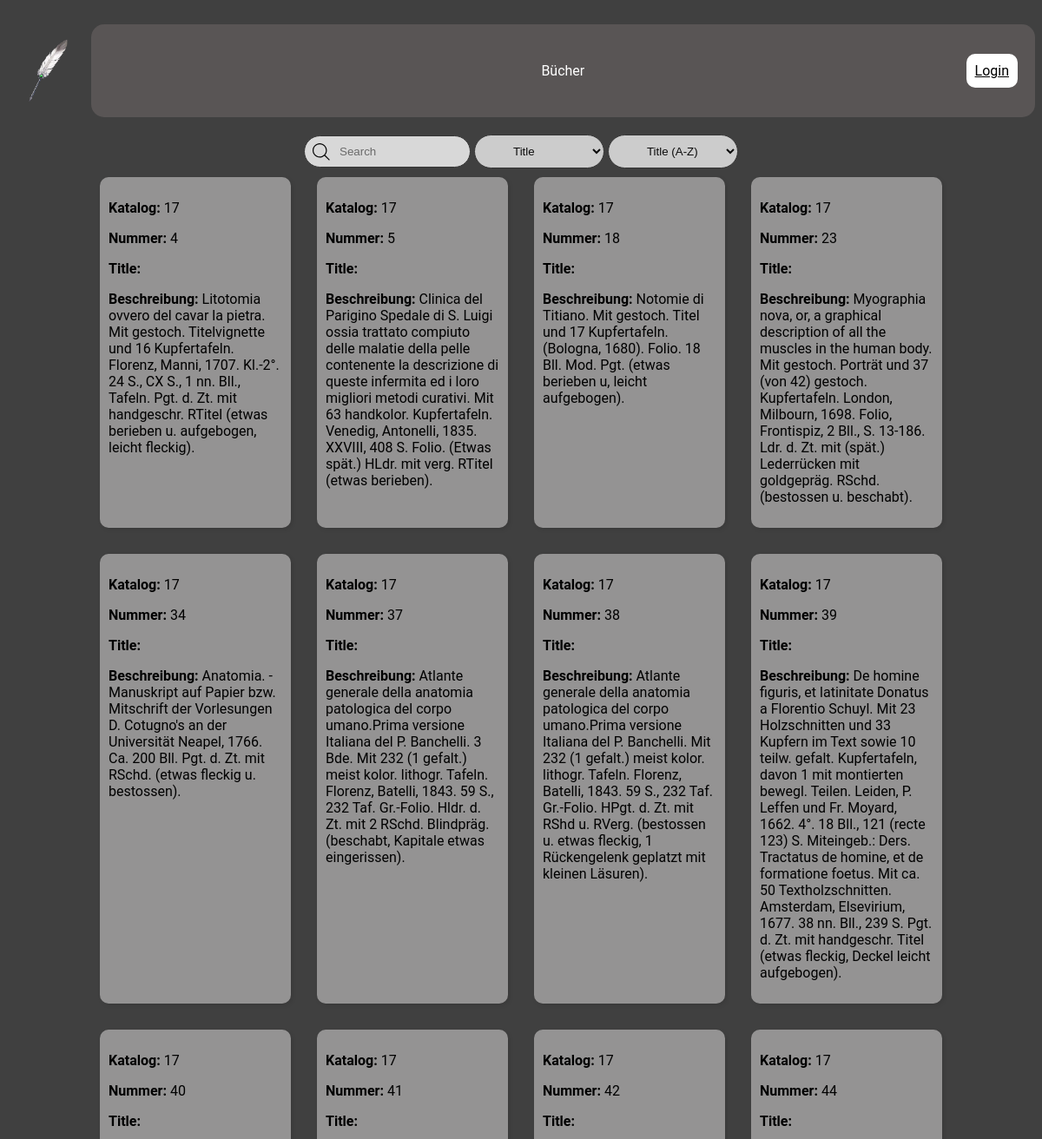
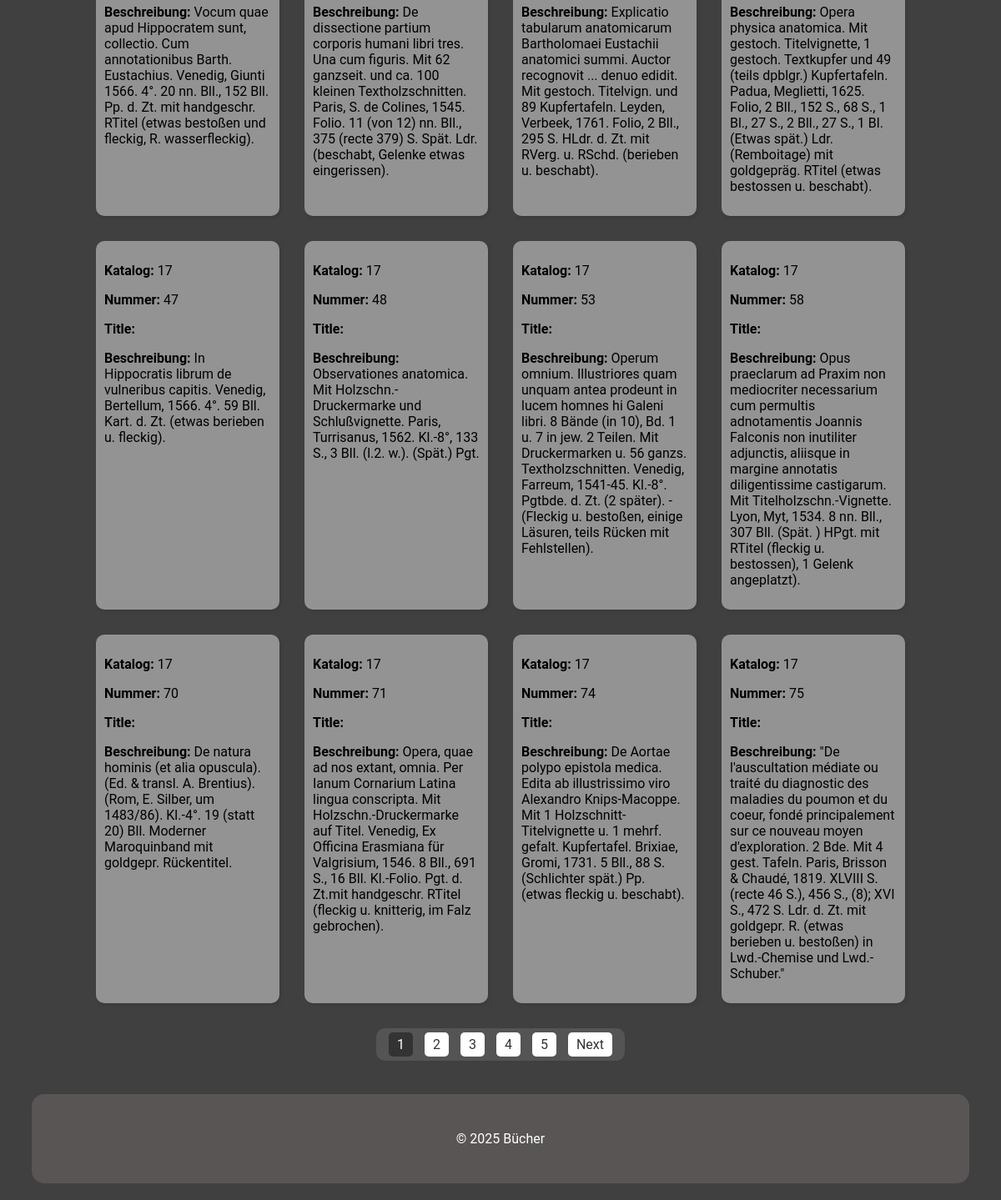
The page / on the database its author committed (2 pictures, top to bottom).
### tables this page shows
CREATE TABLE `buecher` (
  `id` int(4) NOT NULL,
  `katalog` int(2) DEFAULT NULL,
  `nummer` int(3) DEFAULT NULL,
  `Title` varchar(34) DEFAULT NULL,
  `kategorie` int(2) DEFAULT NULL,
  `verkauft` int(1) DEFAULT NULL,
  `kaufer` int(5) DEFAULT NULL,
  `autor` varchar(87) DEFAULT NULL,
  `Beschreibung` varchar(4242) DEFAULT NULL,
  `foto` varchar(8) DEFAULT NULL,
  `verfasser` int(1) DEFAULT NULL,
  `zustand` varchar(1) DEFAULT NULL
);

### index.php (the view, shortened to what this page needs)
<?php
$servername = "localhost";
$username = "root";
$password = "";
$dbname = "books";
$conn = new mysqli($servername, $username, $password, $dbname);
$searchTerm = isset($_GET['search']) ? $_GET['search'] : '';
$searchCriteria = isset($_GET['criteria']) ? $_GET['criteria'] : 'Title';
$sortOrder = isset($_GET['sort']) ? $_GET['sort'] : 'Title ASC';
$page = isset($_GET['page']) ? (int)$_GET['page'] : 1;
$limit = 20;
$offset = ($page - 1) * $limit;
$totalSql = "SELECT COUNT(*) as total FROM books.buecher WHERE $searchCriteria LIKE '%$searchTerm%'";
$totalResult = $conn->query($totalSql);
$totalRow = $totalResult->fetch_assoc();
$totalBooks = $totalRow['total'];
$totalPages = ceil($totalBooks / $limit);
$range = 5;
$start = max(1, $page - floor($range / 2));
$end = min($totalPages, $start + $range - 1);
$start = max(1, $end - $range + 1);
?>
<!DOCTYPE html>
<html lang="en">
<head>
    <link rel="stylesheet" href="/src/styles.css">
</head>
<body>
<div class="header-container">
    <img src="bilder/Quill_of_Alzuhod.png" class="logo" alt="">
    <header>
        <p>Bücher</p>
        <?php if (isset($_SESSION['admin'])): ?>
            <a href="admin_dashboard.php" class="login-box login-link button-home">Welcome, <?php echo htmlspecialchars($_SESSION['admin']); ?></a>
        <?php else: ?>
            <a class="login-box login-link button-home" href="login.php">Login</a>
        <?php endif; ?>
    </header>
</div>
<div class="container">
    <div class="container-input">
        <form method="get" action="index.php">
            <label>
                <input type="text" placeholder="Search" name="search" class="input" value="<?php echo htmlspecialchars($searchTerm); ?>">
                <select name="criteria" class="input" onchange="this.form.submit()">
                    <option value="Title" <?php if ($searchCriteria == 'Title') echo 'selected'; ?>>Title</option>
                </select>
                <select name="sort" class="input" onchange="this.form.submit()">
                    <option value="Title ASC" <?php if ($sortOrder == 'Title ASC') echo 'selected'; ?>>Title (A-Z)</option>
                </select>
            </label>
        </form>
    </div>
</div>
<div class="container" id="book-list">
    <?php
    $result = $conn->query("SELECT b.*, k.kategorie AS kategorie_name, z.beschreibung AS zustand_name FROM books.buecher b LEFT JOIN books.kategorien k ON b.kategorie = k.id LEFT JOIN books.zustaende z ON b.zustand = z.zustand WHERE $searchCriteria LIKE '%$searchTerm%' ORDER BY $sortOrder LIMIT $limit OFFSET $offset");
    if ($result->num_rows > 0) {
        while($row = $result->fetch_assoc()) {
            echo "<div class='box' data-id='" . $row["id"] . "'>";
            echo "<p><strong>Katalog:</strong> " . htmlspecialchars($row["katalog"]) . "</p>";
            echo "<p><strong>Nummer:</strong> " . htmlspecialchars($row["nummer"]) . "</p>";
            echo "<p><strong>Title:</strong> " . htmlspecialchars($row["Title"]) . "</p>";
            echo "<p><strong>Beschreibung:</strong> " . htmlspecialchars($row["Beschreibung"]) . "</p>";
            echo "</div>";
        }
    } else {
        echo "0 results";
    }
    ?>
</div>
<div class="container">
    <div class="pagination-box">
        <?php for ($i = $start; $i <= $end; $i++): ?>
            <a href="?search=<?php echo urlencode($searchTerm); ?>&criteria=<?php echo urlencode($searchCriteria); ?>&sort=<?php echo urlencode($sortOrder); ?>&page=<?php echo $i; ?>"<?php if ($i == $page) echo ' class="active"'; ?>><?php echo $i; ?></a>
        <?php endfor; ?>
        <?php if ($page < $totalPages): ?>
            <a href="?search=<?php echo urlencode($searchTerm); ?>&criteria=<?php echo urlencode($searchCriteria); ?>&sort=<?php echo urlencode($sortOrder); ?>&page=<?php echo $page + 1; ?>">Next</a>
        <?php endif; ?>
    </div>
</div>
<footer>
    <p>&copy; 2025 Bücher</p>
</footer>
</body>
</html>

### src/styles.css (style rules this page uses)
.container { display: flex; flex-wrap: wrap; gap: 10px; justify-content: center; }
.box { padding: 10px; margin: 10px; width: 200px; box-shadow: 2px 2px 5px rgba(0, 0, 0, 0.1); background-color: rgba(231, 229, 229, 0.5); border-radius: 10px; }
header { display: flex; align-items: center; width: 95%; height: 75px; margin: 20px auto; background-color: rgba(117, 110, 110, 0.47); color: white; padding: 1em 0; border-radius: 15px; position: relative; justify-content: space-between; }
footer { display: flex; align-items: center; width: 95%; height: 75px; margin: 20px auto; background-color: rgba(117, 110, 110, 0.47); color: white; padding: 1em 0; border-radius: 15px; position: relative; justify-content: space-between; }
footer p { margin: 0; padding: 10px; text-align: center; flex-grow: 1; position: sticky; }
.header-container { display: flex; align-items: center; justify-content: flex-start; }
.logo { margin-right: 0; width: 100px; height: 75px; object-fit: contain; }
header p { margin: 0; padding: 10px; text-align: center; flex-grow: 1; }
.login-link { color: white; right: 20px; }
body { background: #404040; font-family: 'Roboto', sans-serif; }
.container-input { position: relative; }
.input { width: 150px; padding: 10px 0 10px 40px; border-radius: 9999px; border: solid 1px #333; transition: all .2s ease-in-out; outline: none; opacity: 0.8; align-content: center; }
.container-input svg { position: absolute; top: 50%; left: 10px; transform: translate(0, -50%); }
.login-box { padding: 10px; text-align: center; margin: 20px 0; background-color: rgb(255, 255, 255); border-radius: 10px; color: black; position: absolute; }
.pagination-box { padding: 10px; margin: 20px 0; border-radius: 10px; background-color: rgba(255, 255, 255, 0.1); text-align: center; }
.pagination-box a { margin: 0 5px; padding: 5px 10px; text-decoration: none; color: #333; background-color: #fff; border-radius: 5px; transition: background-color 0.3s; }
.pagination-box a.active { background-color: #333; color: #fff; }
.button-home { background-color: #ffffff; }

### rows shown on the page
buecher: katalog "17", nummer "4", Beschreibung "Litotomia ovvero del cavar la pietra. Mit gestoch. Titelvignette und 16 Kupfertafeln. Florenz, Manni, 1707. Kl.-2°. 24 S., CX S., 1 nn. Bll., Tafeln. Pgt. d. Zt. mit handgeschr. RTitel (etwas berieben u. aufgebogen, leicht fleckig)."
buecher: katalog "17", nummer "5", Beschreibung "Clinica del Parigino Spedale di S. Luigi ossia trattato compiuto delle malatie della pelle contenente la descrizione di queste infermita ed i loro migliori metodi curativi. Mit 63 handkolor. Kupfertafeln. Venedig, Antonelli, 1835. XXVIII, 408 S. Folio. (Etwas spät.) HLdr. mit verg. RTitel (etwas berieben)."
buecher: katalog "17", nummer "18", Beschreibung "Notomie di Titiano. Mit gestoch. Titel und 17 Kupfertafeln. (Bologna, 1680). Folio. 18 Bll. Mod. Pgt. (etwas berieben u, leicht aufgebogen)."
buecher: katalog "17", nummer "23", Beschreibung "Myographia nova, or, a graphical description of all the muscles in the human body. Mit gestoch. Porträt und 37 (von 42) gestoch. Kupfertafeln. London, Milbourn, 1698. Folio, Frontispiz, 2 Bll., S. 13-186. Ldr. d. Zt. mit (spät.) Lederrücken mit goldgepräg. RSchd. (bestossen u. beschabt)."
buecher: katalog "17", nummer "34", Beschreibung "Anatomia. - Manuskript auf Papier bzw. Mitschrift der Vorlesungen D. Cotugno's an der Universität Neapel, 1766. Ca. 200 Bll. Pgt. d. Zt. mit RSchd. (etwas fleckig u. bestossen)."
buecher: katalog "17", nummer "37", Beschreibung "Atlante generale della anatomia patologica del corpo umano.Prima versione Italiana del P. Banchelli. 3 Bde. Mit 232 (1 gefalt.) meist kolor. lithogr. Tafeln. Florenz, Batelli, 1843. 59 S., 232 Taf. Gr.-Folio. Hldr. d. Zt. mit 2 RSchd. Blindpräg. (beschabt, Kapitale etwas eingerissen)."
buecher: katalog "17", nummer "38", Beschreibung "Atlante generale della anatomia patologica del corpo umano.Prima versione Italiana del P. Banchelli. Mit 232 (1 gefalt.) meist kolor. lithogr. Tafeln. Florenz, Batelli, 1843. 59 S., 232 Taf. Gr.-Folio. HPgt. d. Zt. mit RShd u. RVerg. (bestossen u. etwas fleckig, 1 Rückengelenk geplatzt mit kleinen Läsuren)."
buecher: katalog "17", nummer "39", Beschreibung "De homine figuris, et latinitate Donatus a Florentio Schuyl. Mit 23 Holzschnitten und 33 Kupfern im Text sowie 10 teilw. gefalt. Kupfertafeln, davon 1 mit montierten bewegl. Teilen. Leiden, P. Leffen und Fr. Moyard, 1662. 4°. 18 Bll., 121 (recte 123) S. Miteingeb.: Ders. Tractatus de homine, et de formatione foetus. Mit ca. 50 Textholzschnitten. Amsterdam, Elsevirium, 1677. 38 nn. Bll., 239 S. Pgt. d. Zt. mit handgeschr. Titel (etwas fleckig, Deckel leicht aufgebogen)."
buecher: katalog "17", nummer "40", Beschreibung "Vocum quae apud Hippocratem sunt, collectio. Cum annotationibus Barth. Eustachius. Venedig, Giunti 1566. 4°. 20 nn. Bll., 152 Bll. Pp. d. Zt. mit handgeschr. RTitel (etwas bestoßen und fleckig, R. wasserfleckig)."
buecher: katalog "17", nummer "41", Beschreibung "De dissectione partium corporis humani libri tres. Una cum figuris. Mit 62 ganzseit. und ca. 100 kleinen Textholzschnitten. Paris, S. de Colines, 1545. Folio. 11 (von 12) nn. Bll., 375 (recte 379) S. Spät. Ldr. (beschabt, Gelenke etwas eingerissen)."
buecher: katalog "17", nummer "42", Beschreibung "Explicatio tabularum anatomicarum Bartholomaei Eustachii anatomici summi. Auctor recognovit ... denuo edidit. Mit gestoch. Titelvign. und 89 Kupfertafeln. Leyden, Verbeek, 1761. Folio, 2 Bll., 295 S. HLdr. d. Zt. mit RVerg. u. RSchd. (berieben u. beschabt)."
buecher: katalog "17", nummer "44", Beschreibung "Opera physica anatomica. Mit gestoch. Titelvignette, 1 gestoch. Textkupfer und 49 (teils dpblgr.) Kupfertafeln. Padua, Meglietti, 1625. Folio, 2 Bll., 152 S., 68 S., 1 Bl., 27 S., 2 Bll., 27 S., 1 Bl. (Etwas spät.) Ldr. (Remboitage) mit goldgepräg. RTitel (etwas bestossen u. beschabt)."
buecher: katalog "17", nummer "47", Beschreibung "In Hippocratis librum de vulneribus capitis. Venedig, Bertellum, 1566. 4°. 59 Bll. Kart. d. Zt. (etwas berieben u. fleckig)."
buecher: katalog "17", nummer "48", Beschreibung "Observationes anatomica. Mit Holzschn.-Druckermarke und Schlußvignette. Paris, Turrisanus, 1562. Kl.-8°, 133 S., 3 Bll. (l.2. w.). (Spät.) Pgt."
buecher: katalog "17", nummer "53", Beschreibung "Operum omnium. Illustriores quam unquam antea prodeunt in lucem homnes hi Galeni libri. 8 Bände (in 10), Bd. 1 u. 7 in jew. 2 Teilen. Mit Druckermarken u. 56 ganzs. Textholzschnitten. Venedig, Farreum, 1541-45. Kl.-8°. Pgtbde. d. Zt. (2 später). - (Fleckig u. bestoßen, einige Läsuren, teils Rücken mit Fehlstellen)."
buecher: katalog "17", nummer "58", Beschreibung "Opus praeclarum ad Praxim non mediocriter necessarium cum permultis adnotamentis Joannis Falconis non inutiliter adjunctis, aliisque in margine annotatis diligentissime castigarum. Mit Titelholzschn.-Vignette. Lyon, Myt, 1534. 8 nn. Bll., 307 Bll. (Spät. ) HPgt. mit RTitel (fleckig u. bestossen), 1 Gelenk angeplatzt)."
buecher: katalog "17", nummer "70", Beschreibung "De natura hominis (et alia opuscula). (Ed. & transl. A. Brentius). (Rom, E. Silber, um 1483/86). Kl.-4°. 19 (statt 20) Bll. Moderner Maroquinband mit goldgepr. Rückentitel."
buecher: katalog "17", nummer "71", Beschreibung "Opera, quae ad nos extant, omnia. Per Ianum Cornarium Latina lingua conscripta. Mit Holzschn.-Druckermarke auf Titel. Venedig, Ex Officina Erasmiana für Valgrisium, 1546. 8 Bll., 691 S., 16 Bll. Kl.-Folio. Pgt. d. Zt.mit handgeschr. RTitel (fleckig u. knitterig, im Falz gebrochen)."
buecher: katalog "17", nummer "74", Beschreibung "De Aortae polypo epistola medica. Edita ab illustrissimo viro Alexandro Knips-Macoppe. Mit 1 Holzschnitt-Titelvignette u. 1 mehrf. gefalt. Kupfertafel. Brixiae, Gromi, 1731. 5 Bll., 88 S. (Schlichter spät.) Pp. (etwas fleckig u. beschabt)."
buecher: katalog "17", nummer "75", Beschreibung "\"De l'auscultation médiate ou traité du diagnostic des maladies du poumon et du coeur, fondé principalement sur ce nouveau moyen d'exploration. 2 Bde. Mit 4 gest. Tafeln. Paris, Brisson & Chaudé, 1819. XLVIII S.(recte 46 S.), 456 S., (8); XVI S., 472 S. Ldr. d. Zt. mit goldgepr. R. (etwas berieben u. bestoßen) in Lwd.-Chemise und Lwd.-Schuber.\""
